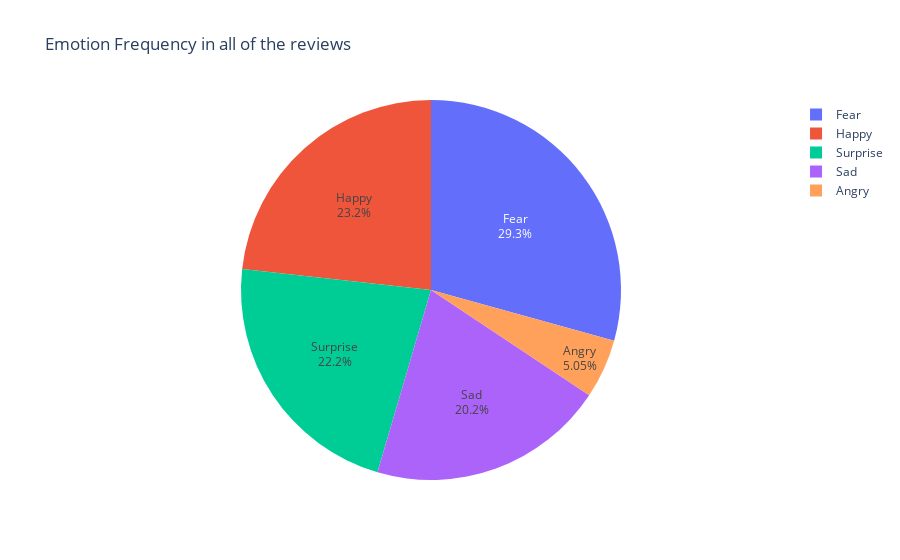

The notebook cell this image was saved under:
### Code cell
fig = px.pie(Emotion_df, values = 'Frequency', names='Emotion',
             title='Emotion Frequency in all of the reviews',
             hover_data=['Emotion'], labels={'Emotion':'Emotion'})
fig.update_traces(textposition='inside', textinfo='percent+label')
fig.show()

### Figure 1 — Plotly figure (JSON) as saved in the notebook; plotly's stock layout.template omitted (floating-point values rounded to 4 significant figures)
{"data": [{"customdata": [["Fear"], ["Happy"], ["Surprise"], ["Sad"], ["Angry"]], "domain": {"x": [0, 1], "y": [0, 1]}, "hovertemplate": "Emotion=%{customdata[0]}<br>Frequency=%{value}<extra></extra>", "labels": ["Fear", "Happy", "Surprise", "Sad", "Angry"], "legendgroup": "", "name": "", "showlegend": true, "textinfo": "percent+label", "textposition": "inside", "type": "pie", "values": [0.29, 0.23, 0.22, 0.2, 0.05]}], "layout": {"legend": {"tracegroupgap": 0}, "title": {"text": "Emotion Frequency in all of the reviews"}}}
